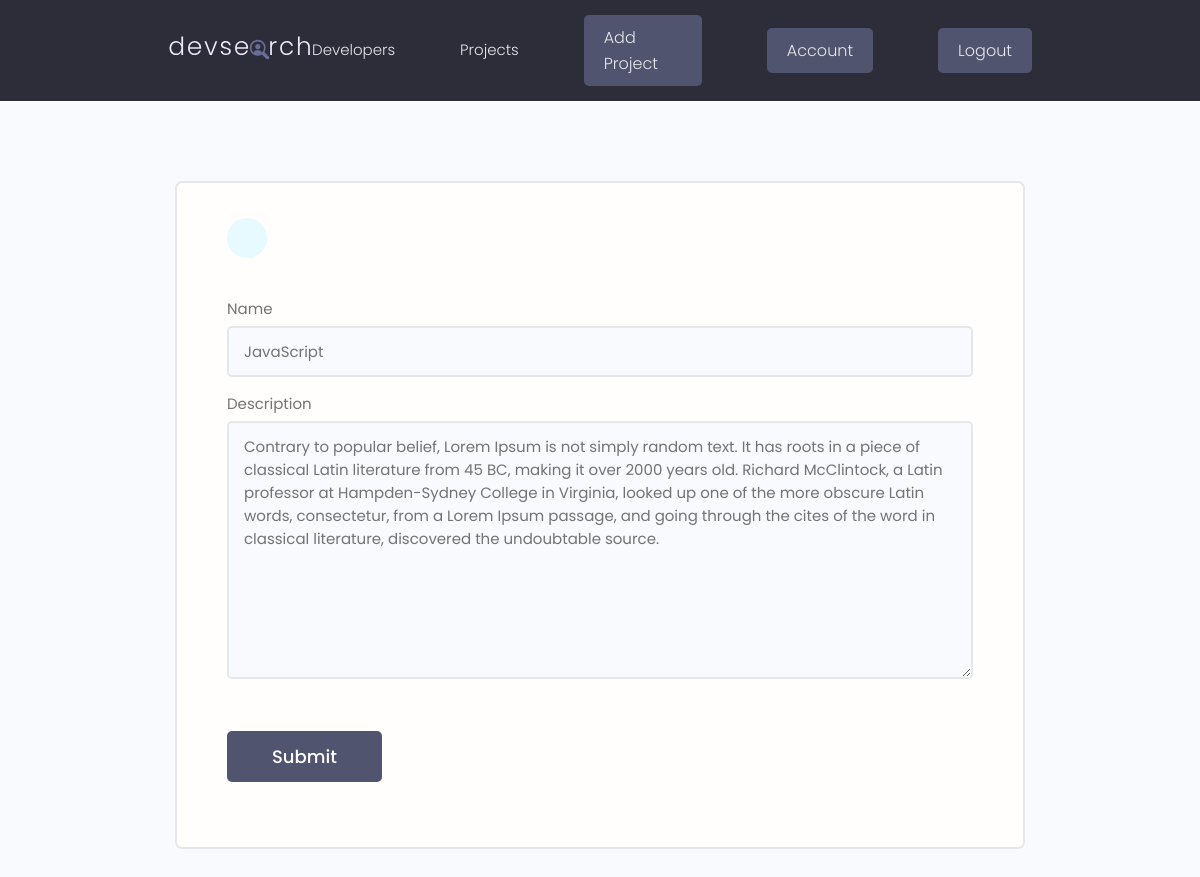
The app's page /update-skill/d9ee4cf4-1707-426e-a2e6-afb3db5d34b9/ (signed in) with its own data.
### users/models.py (models this page shows, shortened)
class Skill(models.Model):
    owner = models.ForeignKey(Profile, on_delete=models.CASCADE, null=True, blank=True)
    name = models.CharField(max_length=150)
    description = models.TextField(null=True, blank=True)
    created_on = models.DateTimeField(auto_now_add=True)
    id = models.UUIDField(default=uuid.uuid4, unique=True,
                          editable=False, primary_key=True)

### users/views.py (the view)
# urls.py: path('update-skill/<str:pk>/', views.update_skill, name="update-skill"),
@login_required(login_url='login')
def update_skill(request, pk):
    profile = request.user.profile
    skill = profile.skill_set.get(id=pk)
    form = SkillForm(instance=skill)
    if request.method == 'POST':
        form = SkillForm(request.POST, instance=skill)
        if form.is_valid():
            form.save()
            messages.success(request, 'Skill was updated successfully!')
            return redirect('user-account')
    context = {'form': form}
    return render(request, 'skill_form.html', context)

### users/forms.py
class SkillForm(ModelForm):
    class Meta:
        model = models.Skill
        fields = '__all__'
        exclude = ['owner']
    def __init__(self, *args, **kwargs):
        super(SkillForm, self).__init__(*args, **kwargs)
        for name, field in self.fields.items():
            field.widget.attrs.update({'class': 'input'})

### users/templates/skill_form.html (shortened to what this page needs)
{% extends 'main.html' %}
{% block content %}
    <main class="formPage my-xl">
        <div class="content-box">
            <div class="formWrapper">
                <a class="backButton" href="{% url 'user-account' %}"></a>
                <br>
                <form class="form" method="POST" action="">
                    {% for field in form %}
                        <div class="form__field">
                            <label for="formInput#text"> {{field.label}}</label>
                            {{field}}
                        </div>
                    {% endfor %}
                    <input class="btn btn--sub btn--lg  my-md" type="submit" value="Submit" />
                </form>
            </div>
        </div>
    </main>
{% endblock %}

### static/styles/app.css (style rules this page uses)
:root { --color-sub: #2d2d39; }
.btn--sub { background-color: var(--color-sub-light); }
.content-box { width: 95%; max-width: 85rem; margin: 0 auto; }
.backButton { background: var(--color-main-light); color: var(--color-main); width: 4rem; height: 4rem; display: flex; align-items: center; justify-content: center; border-radius: 50%; }
.formPage .formWrapper { list-style: none; background: var(--color-white); padding: 3.5rem 5rem; border: 2px solid var(--color-light); border-radius: 0.7rem; }

### static/uikit/styles/modules/_variables.css (style rules this page uses)
:root { --color-main: #5aa5b9; --color-main-light: #e6faff; --color-sub: #3f4156; --color-sub-light: #51546e; --color-sub-lighter: #ededfd; --color-text: #737373; --color-gray: #8b8b8b; --color-light: #e5e7eb; --color-light-gray: #767676; --color-bg: #f8fafd; --color-white: #fffefd; --color-white-light: #f3f3f3; --color-success: #359e64; --color-success-bg: #def8e8; --color-error: #fc4b0b; --color-error-bg: #fff2ee; --font-base: 'Poppins', arial, helvetica, 'Segoe UI', roboto, ubuntu, sans-serif; --font-monospace: 'Fira Code', 'Courier New', courier, monospace; --font-regular: 300; --font-medium: 500; --font-bold: 700; --generic-shadow: 1px 1px 5px #00000010; --generic-transition: all 0.3s ease-in-out; }

### static/uikit/styles/modules/_base.css (style rules this page uses)
* { margin: 0; padding: 0; box-sizing: border-box; text-rendering: optimizeLegibility; color: inherit; font-size: inherit; }
html { font-size: 50%; }
@media only screen and (min-width: 480px) { html { font-size: 56.25%; } }
@media only screen and (min-width: 1200px) { html { font-size: 62.5%; } }
body { line-height: 1.6; font-weight: 400; font-size: 1.5rem; color: var(--color-text); background-color: var(--color-bg); min-height: 100vh; }

### static/uikit/styles/modules/_typography.css (style rules this page uses)
* { font-family: var(--font-base); }
a { padding-bottom: 2px; text-decoration: none; display: inline-block; color: var(--color-main); font-weight: var(--font-medium); }

### static/uikit/styles/modules/_utilities.css (style rules this page uses)
.my-md { margin: 3rem auto; }
.my-xl { margin: 8rem auto; }

### static/uikit/styles/modules/_button.css (style rules this page uses)
.btn { display: inline-block; position: relative; cursor: pointer; background-color: var(--color-light); font-weight: var(--font-medium); color: var(--color-sub); text-decoration: none; padding: 1rem 2rem; border-radius: 0.5rem; border: none; width: -webkit-fit-content; width: -moz-fit-content; width: fit-content; height: -webkit-fit-content; height: -moz-fit-content; height: fit-content; font-size: 1.6rem; outline-width: 0; outline-color: transparent; -webkit-backface-visibility: hidden; backface-visibility: hidden; transition: all 0.3s ease-in-out; }
.btn--sub { background-color: var(--color-sub); color: var(--color-white); }
.btn--lg { font-size: 1.8rem; padding: 1.2rem 4.5rem; }

### static/uikit/styles/modules/_form.css (style rules this page uses)
.form { display: block; }
.form__field { margin-top: 1.5rem; margin-bottom: 1.5rem; }
.form__label, .form__field > label { display: block; margin-bottom: 0.5rem; color: var(--color-text); }
input.input[type='text'], input.input[type='email'], input.input[type='password'], input.input[type='number'], textarea.input { min-width: 24rem; width: 100%; padding: 1.2rem 1.5rem; border-radius: 0.5rem; border: 2px solid var(--color-light); transition: all 0.3s ease-in-out; background-color: var(--color-bg); }

### records on screen
Skill: form "JavaScript" "Contrary to popular belief, Lorem Ipsum is not simply random text. It has roots in a piece of classical Latin literature from 45 BC, making it over 2000 years old. Richard McClintock, a Latin professor at Hampden-Sydney College in Virginia, looked up one of the more obscure Latin words, consectetur, from a Lorem Ipsum passage, and going through the cites of the word in classical literature, discovered the undoubtable source."

### other values on screen
{{ field.label }} "Name" "Description"
